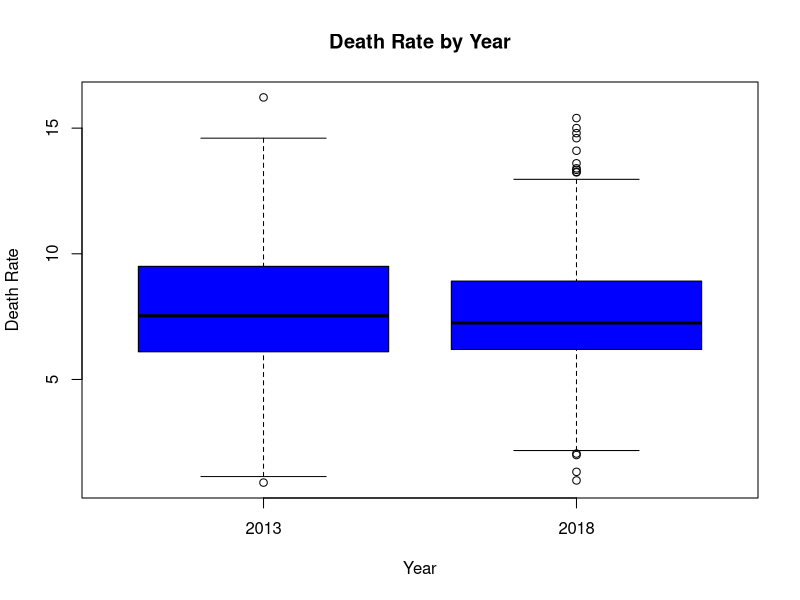
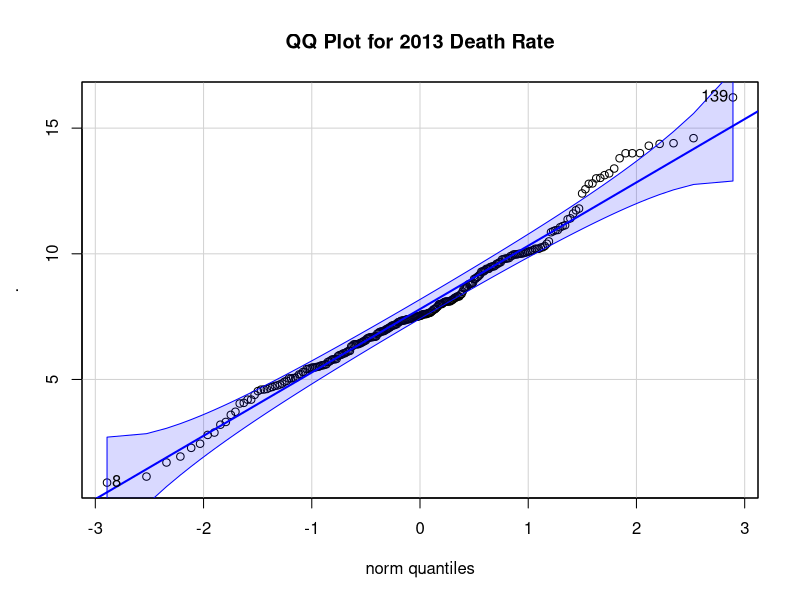
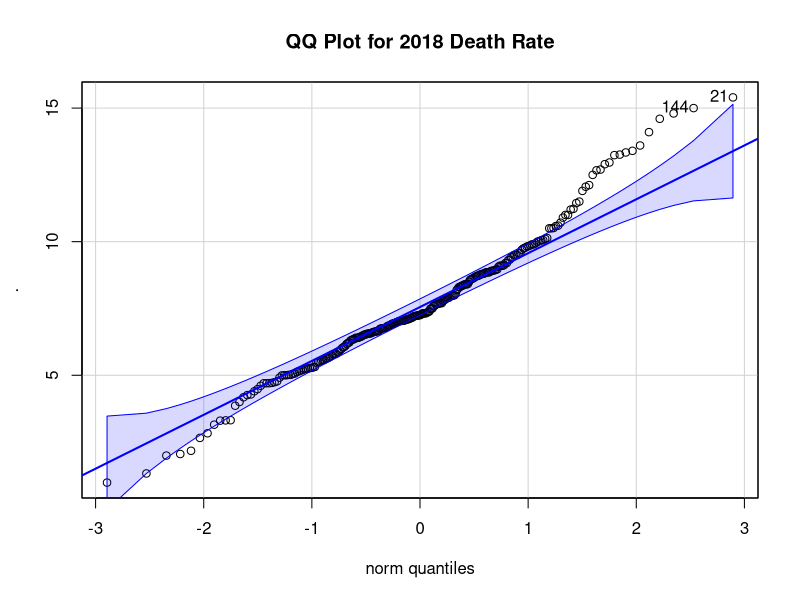

These charts were generated, in order, by the following R code:
## ---- chunk 1
# Use this chunk to quietly load your pacakges

knitr::opts_chunk$set(
	fig.align = "center",
	message = FALSE,
	warning = FALSE
)
# Packages loaded in this chunk will not appear in the presentation. 

library(tidyverse)
library(car)
library(knitr)

## ---- chunk 2

## ---- chunk 3
death_rate_raw <- read_csv("data/Death Rate.csv")
## ---- chunk 4
death_rate_clean <- death_rate_raw %>% select(`Country Name`, `2013`, `2018`)
head(death_rate_clean)
## ---- chunk 5
death_rate_clean <- death_rate_clean %>% pivot_longer(c("2013", "2018"), 
                                                      names_to = "Year",
                                                      values_to = "Death Rate")
## ---- chunk 6
death_rate_clean$Year <- death_rate_clean$Year %>% as.factor()
str(death_rate_clean)
## ---- chunk 7
sum(sapply(death_rate_clean, is.infinite))
sum(sapply(death_rate_clean, is.nan))
## ---- chunk 8
sum(is.na(death_rate_clean))
colSums(is.na(death_rate_clean))
## ---- chunk 9
death_rate_clean <- death_rate_clean[complete.cases(death_rate_clean), ]
## ---- chunk 10
table1 <- death_rate_clean %>% group_by(Year) %>% summarise(Min = min(`Death Rate`,na.rm = TRUE),
                                         Q1 = quantile(`Death Rate`,probs = .25,na.rm = TRUE),
                                         Median = median(`Death Rate`, na.rm = TRUE),
                                         Q3 = quantile(`Death Rate`,probs = .75,na.rm = TRUE),
                                         Max = max(`Death Rate`,na.rm = TRUE),
                                         Mean = mean(`Death Rate`, na.rm = TRUE),
                                         SD = sd(`Death Rate`, na.rm = TRUE),
                                         n = n(),
                                         Missing = sum(is.na(`Death Rate`)))
knitr::kable(table1)
## ---- chunk 11
death_rate_clean %>% boxplot(`Death Rate` ~ Year, 
                         data = .,
                         ylab = "Death Rate",
                         xlab= "Year",
                         col = "blue",
                         main = "Death Rate by Year")
## ---- chunk 12
death_rate_2013 <- death_rate_clean %>% filter (Year == 2013)
death_rate_2013$`Death Rate` %>% qqPlot(dist="norm", main = "QQ Plot for 2013 Death Rate")
## ---- chunk 13
death_rate_2018 <- death_rate_clean %>% filter (Year == 2018)
death_rate_2018$`Death Rate` %>% qqPlot(dist="norm", main = "QQ Plot for 2018 Death Rate")
## ---- chunk 14
leveneTest(`Death Rate` ~ `Year`, data = death_rate_clean)
## ---- chunk 15
t.test(`Death Rate` ~ `Year`,
       data = death_rate_clean,
       var.equal = T,
       alternative = "two.sided"
)
